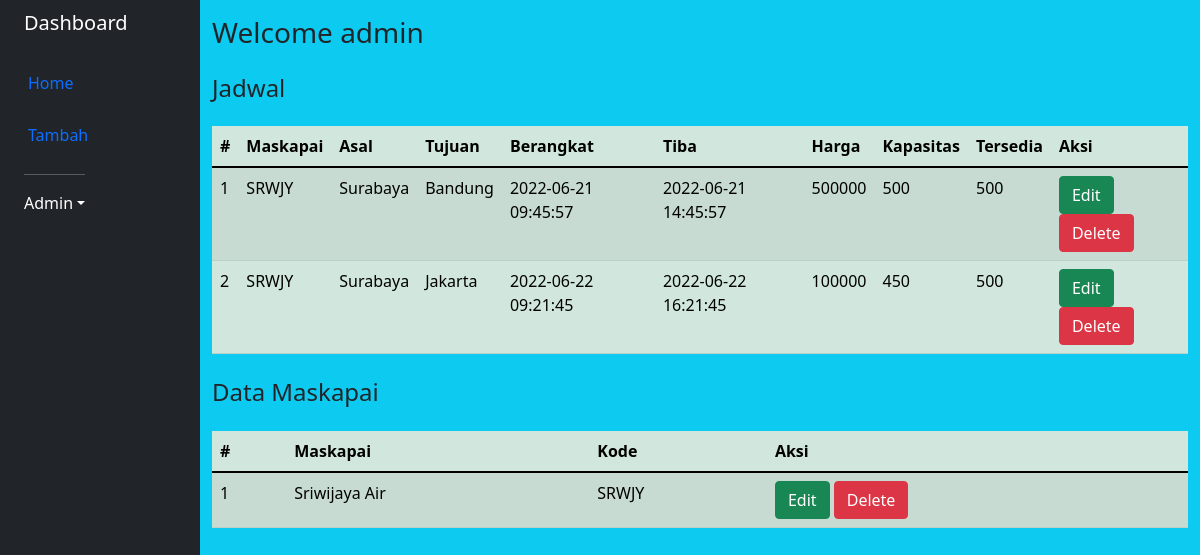
The page /dashboard.php (signed in) on the database as committed earlier.
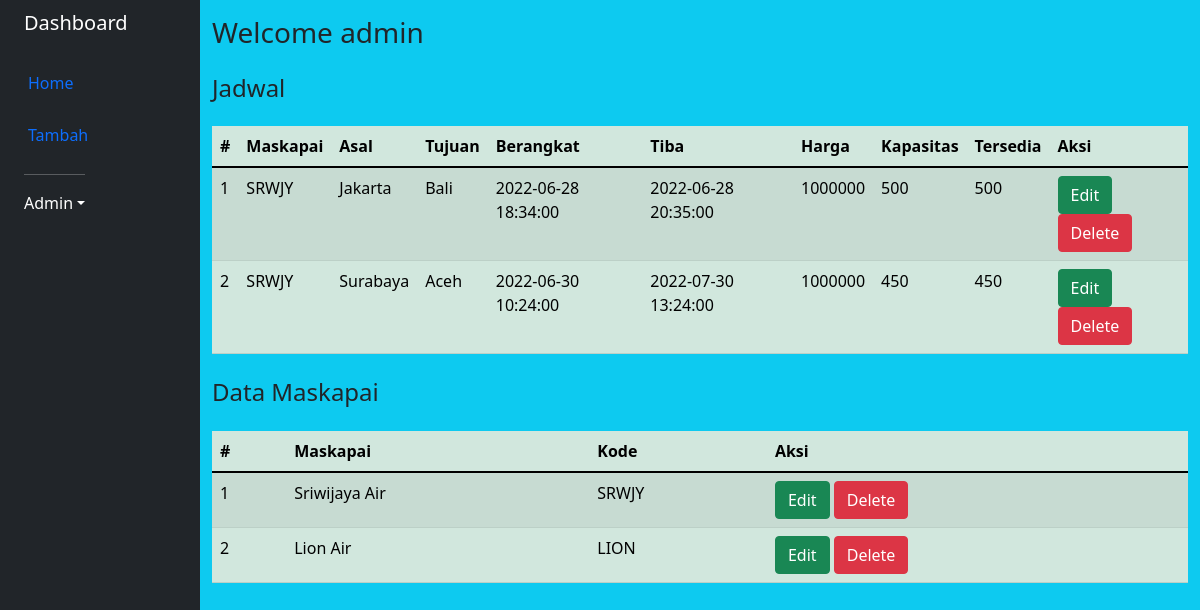
The same page on the database as committed later.
### tables this page shows
CREATE TABLE `jadwal` (
  `id` int(5) NOT NULL,
  `maskapai` int(5) NOT NULL,
  `asal` varchar(255) NOT NULL,
  `tujuan` varchar(255) NOT NULL,
  `berangkat` datetime NOT NULL,
  `tiba` datetime NOT NULL,
  `harga` int(25) NOT NULL,
  `kapasitas` int(11) NOT NULL,
  `tersedia` int(11) NOT NULL
);

CREATE TABLE `maskapai` (
  `id` int(5) NOT NULL,
  `nama` varchar(255) NOT NULL,
  `kode` varchar(5) NOT NULL
);

### dashboard.php (the view, shortened to what this page needs)
<?php
include 'config.php';
?>
<!DOCTYPE html>
<html lang="en">
<head>
    <link href="https://cdn.jsdelivr.net/npm/bootstrap@5.1.3/dist/css/bootstrap.min.css" rel="stylesheet">
</head>
<body>
<div class="container-fluid bg-dark">
    <div class="row flex-nowrap">
        <div class="col-auto col-md-3 col-xl-2 px-sm-2 px-0 bg-dark">
            <div class="d-flex flex-column align-items-center align-items-sm-start px-3 pt-2 text-white min-vh-100">
                <a href="#" class="d-flex align-items-center pb-3 mb-md-0 me-md-auto text-white text-decoration-none bg-dark">
                    <span class="fs-5 d-none d-sm-inline">Dashboard</span>
                </a>
                <ul class="nav nav-pills flex-column mb-sm-auto mb-0 align-items-center align-items-sm-start" id="menu">
                    <li>
                        <a href="#" class="nav-link px-0 align-middle">
                            <i class="fs-4 bi-people"></i> <span class="ms-1 d-none d-sm-inline">Home</span> </a>
                    </li>
                    <li>
                        <a href="#submenu1" data-bs-toggle="collapse" class="nav-link px-0 align-middle">
                            <i class="fs-4 bi-speedometer2"></i> <span class="ms-1 d-none d-sm-inline">Tambah</span> </a>
                    </li>
                    <li>
                        <hr>
                        <a href="#" class="d-flex align-items-center text-white text-decoration-none dropdown-toggle" id="dropdownUser1" data-bs-toggle="dropdown" aria-expanded="false">
                            <span class="d-none d-sm-inline">Admin</span>
                        </a>
                    </li>
                </ul>
            </div>
        </div>
        <div class="col py-3 bg-info">
            <h3 class="mb-4">Welcome <?php echo $_SESSION['username'];?> </h3>
            <h4 class="mb-4">Jadwal</h4>
                <div class="table-responsive">
                    <table class="table table-success table-striped mb-4">
                        <thead>
                            <tr>
                                <th scope="col">#</th>
                                <th scope="col">Maskapai</th>
                                <th scope="col">Asal</th>
                                <th scope="col">Tujuan</th>
                                <th scope="col">Berangkat</th>
                                <th scope="col">Tiba</th>
                                <th scope="col">Harga</th>
                                <th scope="col">Kapasitas</th>
                                <th scope="col">Tersedia</th>
                                <th scope="col">Aksi</th>
                            </tr>
                        </thead>
                        <tbody>
                        <?php
                            $query = "SELECT * FROM jadwal";
                            $result = $conn->query($query);
                            $i = 1;
                            while($row = mysqli_fetch_array($result)){
                                $maskapai = $row['maskapai'];
                                echo "<tr>";
                                echo "<td>$i </td>";
                                $sql = "SELECT kode FROM maskapai WHERE id = $maskapai";
                                $hasil = mysqli_fetch_assoc($conn->query($sql));
                                foreach($hasil as $hsl){
                                    echo "<td>".$hsl."</td>";
                                }
                                $id = $row['id'];
                                echo "<td>".$row['asal']."</td>";
                                echo "<td>".$row['tujuan']."</td>";
                                echo "<td>".$row['berangkat']."</td>";
                                echo "<td>".$row['tiba']."</td>";
                                echo "<td>".$row['harga']."</td>";
                                echo "<td>".$row['kapasitas']."</td>";
                                echo "<td>".$row['tersedia']."</td>";
                                echo "<td><a class='btn btn-success' href='edit-jadwal.php?id=$id'>Edit</a> <a class='btn btn-danger' href='hapus-jadwal.php?id=$id'>Delete</a></td>";
                                echo "</tr>";
                                $i++;
                            }
                        ?>
                        </tbody>
                    </table>
                </div>
                <h4 class="mb-4">Data Maskapai</h4>
                <div class="table-responsive">
                    <table class="table table-success table-striped">
                        <thead>
                            <tr>
                                <th scope="col">#</th>
                                <th scope="col">Maskapai</th>
                                <th scope="col">Kode</th>
                                <th scope="col">Aksi</th>
                            </tr>
                        </thead>
                        <tbody>
                        <?php
                            $query2 = "SELECT * FROM maskapai";
                            $result2 = $conn->query($query2);
                            $i = 1;
                            while($row2 = mysqli_fetch_array($result2)){
                                $id = $row2['id'];
                                echo "<tr>";
                                echo "<td>$i </td>";
                                echo "<td>".$row2['nama']."</td>";
                                echo "<td>".$row2['kode']."</td>";
                                echo "<td><a class='btn btn-success' href='edit-maskapai.php?id=$id'>Edit</a> <a class='btn btn-danger' href='hapus-maskapai.php?id=$id'>Delete</a></td>";
                                echo "</tr>";
                                $i++;
                            }
                        ?>
                        </tbody>
                    </table>
                </div>
            </div>
        </div>
    </div>
</body>
</html>

Rows that differ between the two databases and show on the page:
removed jadwal: asal "Surabaya", tujuan "Bandung", berangkat "2022-06-21 09:45:57", tiba "2022-06-21 14:45:57", harga "500000", kapasitas "500", tersedia "500", maskapai (kode "SRWJY")
removed jadwal: asal "Surabaya", tujuan "Jakarta", berangkat "2022-06-22 09:21:45", tiba "2022-06-22 16:21:45", harga "100000", kapasitas "450", tersedia "500", maskapai (kode "SRWJY")
added jadwal: asal "Jakarta", tujuan "Bali", berangkat "2022-06-28 18:34:00", tiba "2022-06-28 20:35:00", harga "1000000", kapasitas "500", tersedia "500", maskapai (kode "SRWJY")
added jadwal: asal "Surabaya", tujuan "Aceh", berangkat "2022-06-30 10:24:00", tiba "2022-07-30 13:24:00", harga "1000000", kapasitas "450", tersedia "450", maskapai (kode "SRWJY")
added maskapai: nama "Lion Air", kode "LION", shown under "Data Maskapai"
